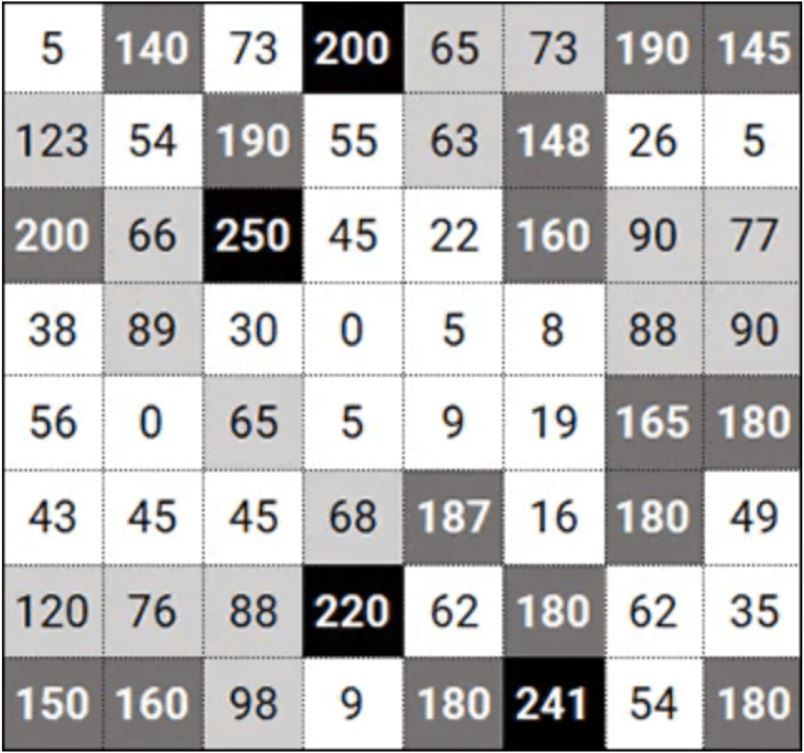
#> input picture 3.JPG, 804 x 753 px, found by its file name
$ python 1.py
#> lines starting #> are read from the running program, lines starting #| are printed output that depends on the picture; after the words box and inside, x2 and y2 are one past the last pixel; in counts of white or black regions, pixels touching at a corner belong together
import cv2

img = cv2.imread("shu/practice/3.jpg",0)
#> img: shape (753, 804); min 0, max 255, mean 184.9
retval, dst = cv2.threshold(img, 200, 255, cv2.THRESH_BINARY)
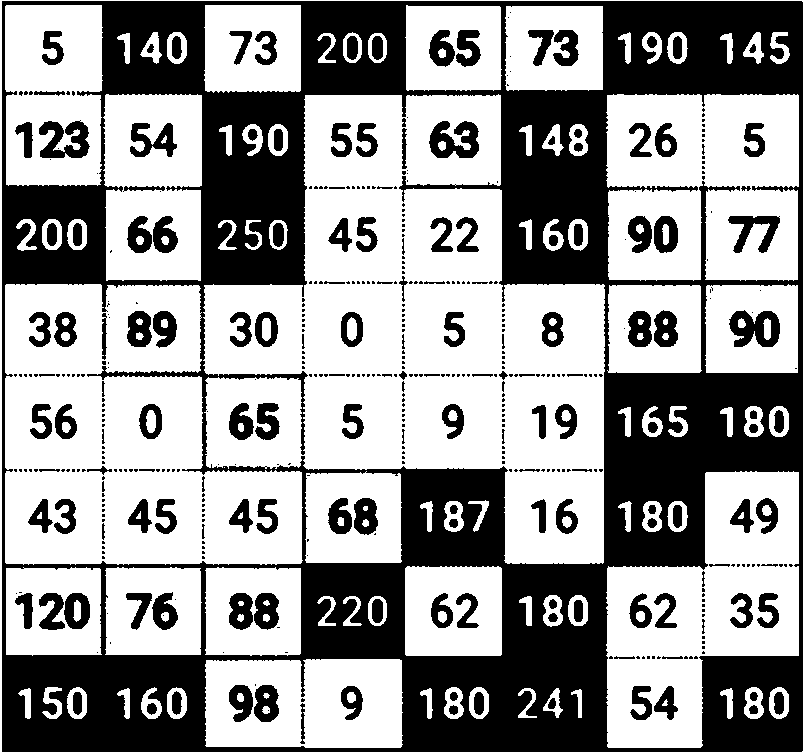
#> dst: shape (753, 804); 59.9% white; 471 black regions (305 under 20 px), largest, box (x1, y1, x2, y2) and area: (2, 1, 803, 752) 193739, (729, 310, 780, 347) 1218, (429, 121, 479, 158) 1202

cv2.imshow('original',img)
cv2.imshow('result',dst)
cv2.waitKey(0)
cv2.destroyAllWindows()

$ run again, with 1.JPG copied over 3.JPG
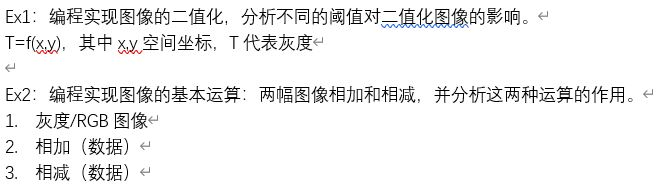
#> input picture 1.JPG, 658 x 187 px, found by its file name
#> `retval, dst = cv2.threshold(img, 200, 255, cv2.THRESH_BINARY)`:
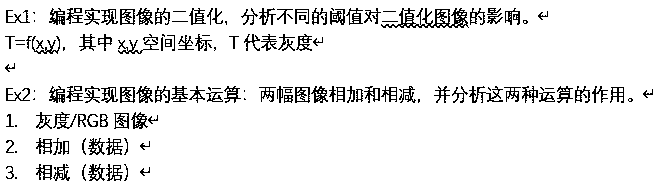
#> dst: shape (187, 658); 91.8% white; black in thin lines or dots

$ run again, with 2.jpg copied over 3.JPG
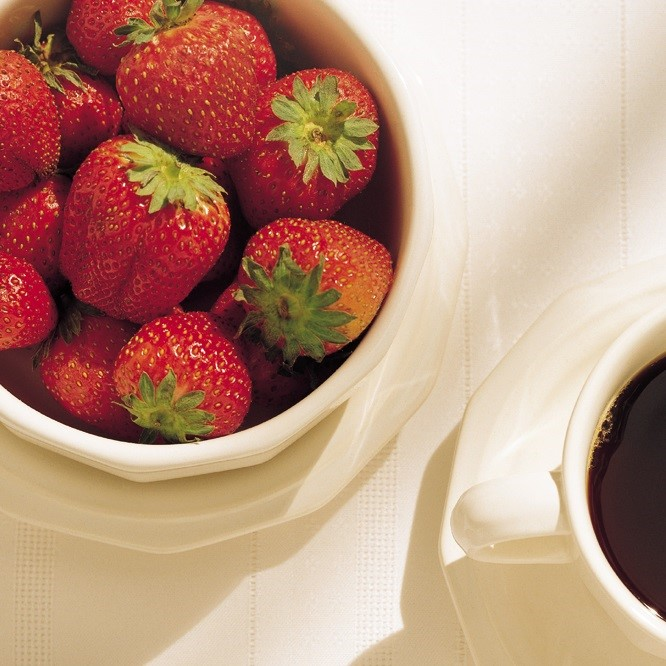
#> input picture 2.jpg, 666 x 666 px, found by its file name
#> `img = cv2.imread("shu/practice/3.jpg",0)`:
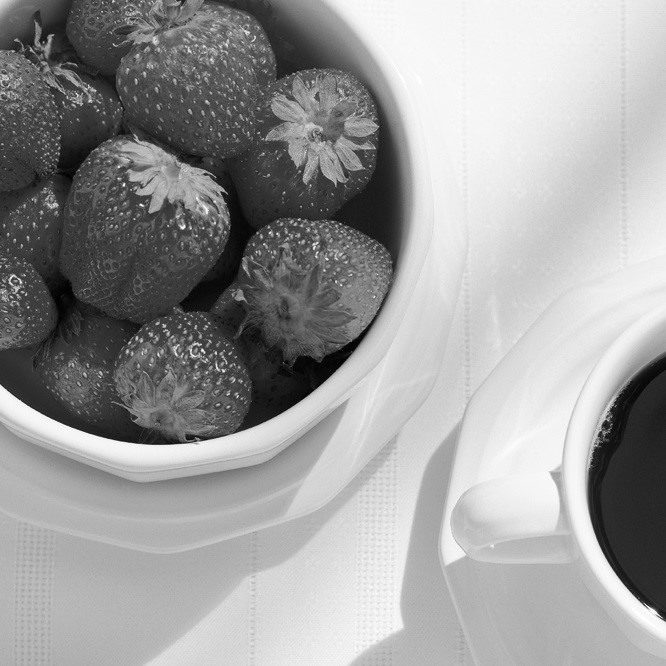
#> img: shape (666, 666); min 0, max 255, mean 155.7
#> `retval, dst = cv2.threshold(img, 200, 255, cv2.THRESH_BINARY)`:
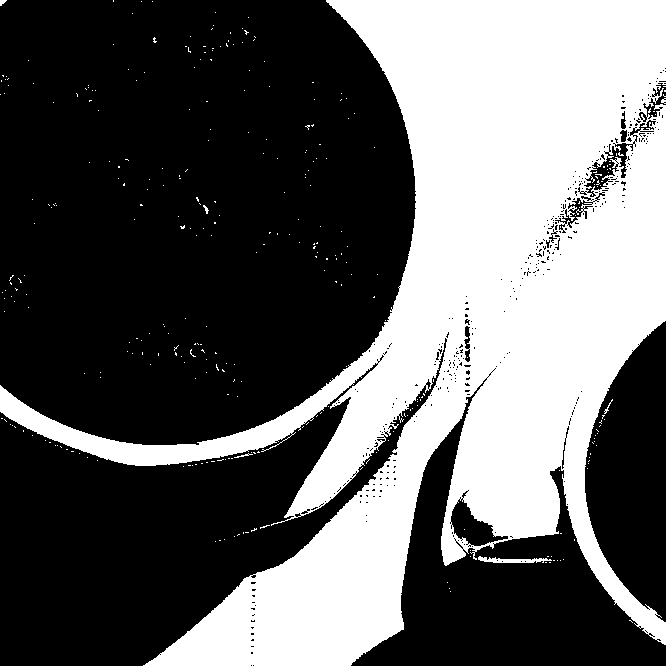
#> dst: shape (666, 666); 38% white; 328 white regions (322 under 20 px), largest, box (x1, y1, x2, y2) and area: (0, 0, 666, 666) 167374, (478, 556, 552, 563) 276, (234, 453, 253, 458) 28, (604, 399, 613, 414) 27, (0, 0, 7, 6) 26, (203, 205, 209, 214) 24
